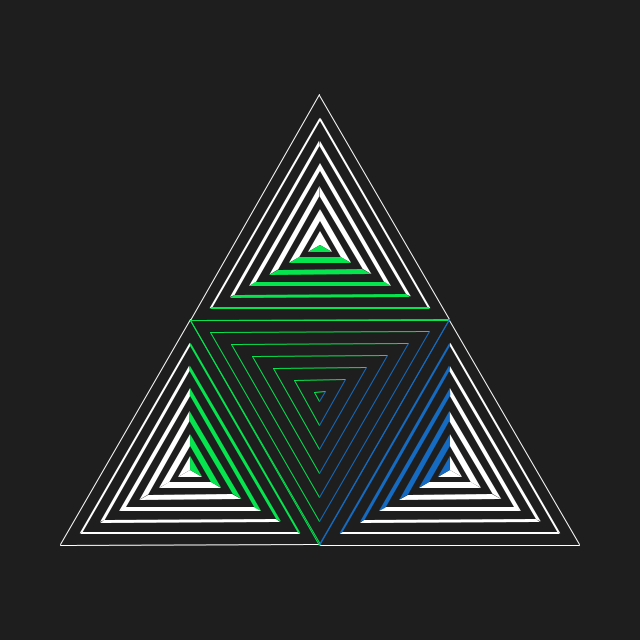
Frame 1 (no input)
Frame 60 (the mouse pressed at the canvas centre just before this capture): identical to frame 1, image omitted
Frame 120 (the mouse held since frame 60 and released just before this capture): identical to frame 1, image omitted

The Processing sketch that drew this single still picture (run headless with seeded random() and noise(); from frame 60 on, the mouse is pressed at the canvas centre):

// Processing sketch: triangle_cube
// ── triangle_cube.pde
color bg;
color fg;
color col_start;
color col_end;

float aa = 0.0;
float color_speed = 1.0;

float max_distance = 150;
float tri_radius = 150;
float tri_step = 24.0;

float tri_width;
float tri_height;

void setup() {
	size(640, 640);
	
	bg = color(30);
	fg = color(255, 255, 255);
	
	col_start = color(21, 107, 193);
	col_end = color(6, 229, 78);
	
	tri_width = ((cos(radians(-90 + 120)) * tri_radius) - (cos(radians(-90 + 240)) * tri_radius));
	tri_height = ((sin(radians(-90 + 120)) * tri_radius) - (sin(radians(-90)) * tri_radius));
	
	//max_distance = dist(
	//	(width / 2),
	//	(height / 2),
	//	
	//);
}

color calcColor(float distance, int which_t) {
	float distance_pct = map(distance, 0, max_distance, 0, 100);
	//float animating_at = map(((distance_pct + aa) % 360), 0, 360, 0, 100);
	float animating_at = ((distance_pct + aa) % 100);
	
	//return color(animating_at, 100, 100);
	// return lerpColor(
	// 	col_start,
	// 	col_end,
	// 	(animating_at / 100)
	// );
	
	if(which_t == 1) {
		// bottom right
		return col_start;
	} else if(which_t == 2) {
		// bottom left
		return col_end;
	} else {
		// top
		return col_end;
	}
}

void draw() {
	background(bg);
	
	translate(
		(width / 2),
		(height / 2)
	);
	
	translate(0, (tri_height / 6));
	
	int num_tris = ceil((tri_radius / tri_step));
	
	// top triangle
	for(int t = 0; t < 3; t++) {
		pushMatrix();
		pushStyle();
		
		if(t == 0) {
			// top triangle
			translate(0, (-tri_height / 2));
		} else if(t == 1) {
			// bottom right triangle
			translate((tri_width / 2), (tri_height / 2));
		} else if(t == 2) {
			// bottom left triangle
			translate((-tri_width / 2), (tri_height / 2));
		}
		
		rotate(radians(120 * t));
		
		for(int i = 0; i < num_tris; i++) {
			float this_radius = (tri_radius - (tri_step * i));
			
			float stroke_weight = (float(i) + 1);
			
			for(int h = 2; h >= 0; h--) {
				pushMatrix();
				pushStyle();
				
				color col = fg;
				
				if(h == 0) {
					// bottom
					float distance = (max_distance - this_radius);
					col = calcColor(distance, t);
					rotate(radians(180));
				} else if(h == 1) {
					// top left
					rotate(radians(300));
				} else if(h == 2) {
					// top right
					rotate(radians(60));
				}
				
				if(i == (num_tris - 1)) {
					// need a triangle
					fill(col);
					noStroke();
					
					pushMatrix();
					
					triangle(
						0, 0,
						(cos(radians(90 + 120)) * 14),
						(sin(radians(90 + 120)) * 14),
						(cos(radians(90 + 240)) * 14),
						(sin(radians(90 + 240)) * 14)
					);
					
					popMatrix();
				} else if(i > 0) {
					// need a quad
					fill(col);
					noStroke();
					
					PVector left_cen = new PVector(
						(cos(radians(90 + 240)) * this_radius),
						(sin(radians(90 + 240)) * this_radius)
					);
					
					PVector right_cen = new PVector(
						(cos(radians(90 + 120)) * this_radius),
						(sin(radians(90 + 120)) * this_radius)
					);
					
					float half_stroke = (stroke_weight / 2);
					
					quad(
						round(left_cen.x - half_stroke - (i / 2)),
						round(left_cen.y + half_stroke),
						
						round(left_cen.x + i),
						round(left_cen.y - half_stroke),
						
						round(right_cen.x - i),
						round(right_cen.y - half_stroke),
						
						round(right_cen.x + half_stroke + (i / 2)),
						round(right_cen.y + half_stroke)
					);
				} else {
					// need a line
					noFill();
					stroke(col);
					strokeWeight(stroke_weight);
					
					line(
						(cos(radians(90 + 120)) * this_radius),
						(sin(radians(90 + 120)) * this_radius),
						(cos(radians(90 + 240)) * this_radius),
						(sin(radians(90 + 240)) * this_radius)
					);
				}
				
				popStyle();
				popMatrix();
			}
		}
		
		popStyle();
		popMatrix();
	}
	
	
	pushMatrix();
	
	translate(0, (tri_height / 6));
	
	for(int i = 0; i < num_tris; i++) {
		float this_radius = (tri_radius - (tri_step * i));
		
		noFill();
		
		//int line_step = round((( aa + map(i, 0, num_tris - 1, 0, 360) ) % 360));
		//color col = color(map(line_step, 0, 360, 0, 100), 100, 100);
		
		// bottom left
		strokeWeight(1);
		stroke(calcColor(this_radius, 2));
		
		line(
			(cos(radians(90)) * this_radius),
			(sin(radians(90)) * this_radius),
			(cos(radians(90 + 120)) * this_radius),
			(sin(radians(90 + 120)) * this_radius)
		);
		
		// top
		strokeWeight(1);
		stroke(calcColor(this_radius, 0));
		
		line(
			(cos(radians(90 + 120)) * this_radius),
			(sin(radians(90 + 120)) * this_radius),
			(cos(radians(90 + 240)) * this_radius),
			(sin(radians(90 + 240)) * this_radius)
		);
		
		// bottom right
		strokeWeight(1);
		stroke(calcColor(this_radius, 1));
		
		line(
			(cos(radians(90 + 240)) * this_radius),
			(sin(radians(90 + 240)) * this_radius),
			(cos(radians(90)) * this_radius),
			(sin(radians(90)) * this_radius)
		);
		
		/*triangle(
			(cos(radians(90)) * this_radius),
			(sin(radians(90)) * this_radius),
			(cos(radians(90 + 120)) * this_radius),
			(sin(radians(90 + 120)) * this_radius),
			(cos(radians(90 + 240)) * this_radius),
			(sin(radians(90 + 240)) * this_radius)
		);*/
	}
	
	popMatrix();
	
	aa += color_speed;
	
	if(frameCount == 50) { save("preview.png"); }
}

//void mousePressed() {
//	save("screenshot.jpg");
//}

/*void mouseWheel(MouseEvent event) {
	float amt = event.getCount();
	
	if(amt > 0) {
		tri_step -= 1.0;
	} else {
		tri_step += 1.0;
	}
	
	println("tri_step = "+ tri_step);
}*/
